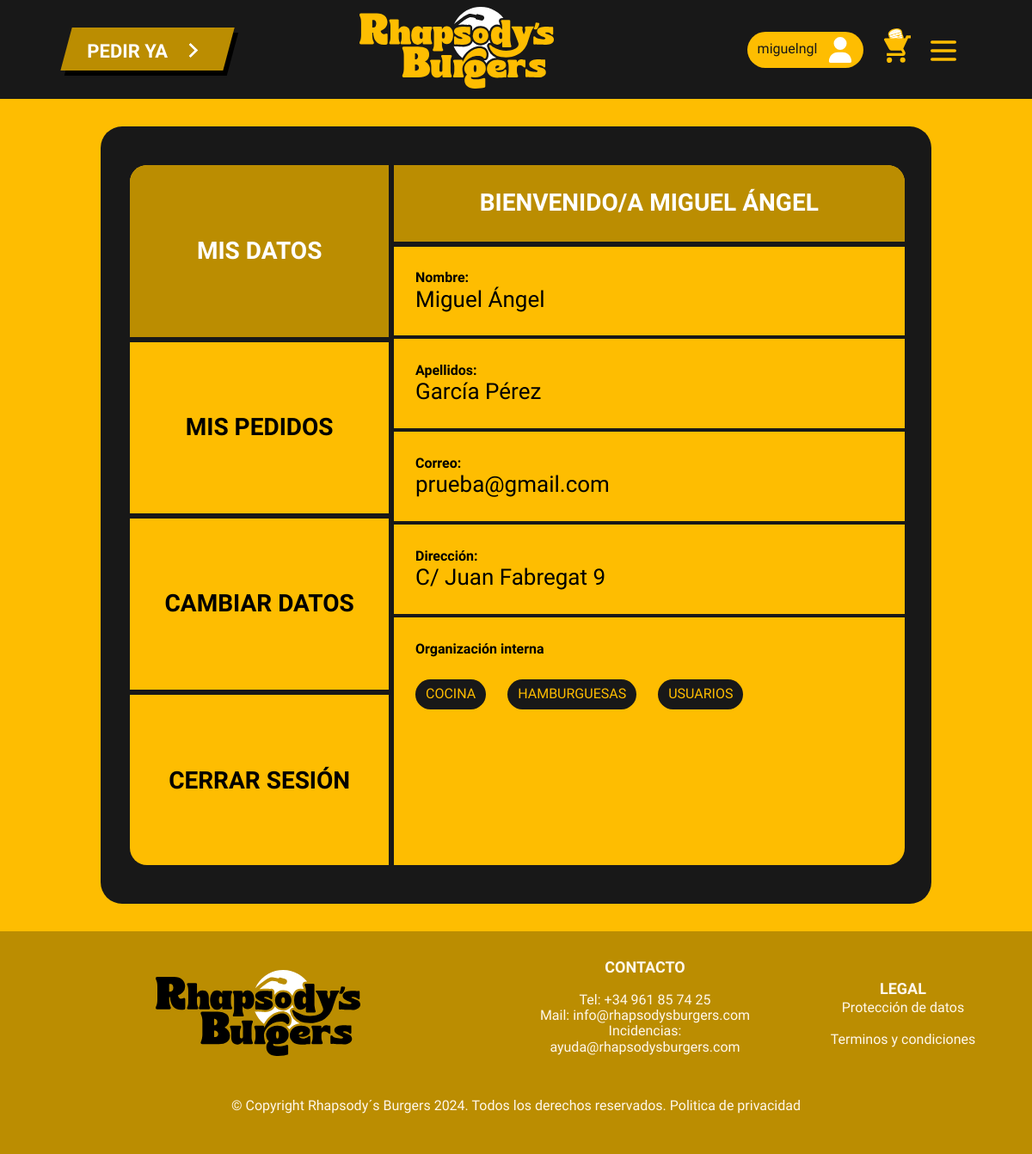
Page /miperfil.php (signed in) on the committed database.
### tables this page shows
CREATE TABLE `usuario` (
  `IdUsuario` int(11) NOT NULL,
  `Apodo` varchar(255) DEFAULT NULL,
  `Nombre` varchar(255) DEFAULT NULL,
  `Apellidos` varchar(255) DEFAULT NULL,
  `Direccion` varchar(255) DEFAULT NULL,
  `Correo` varchar(255) DEFAULT NULL,
  `Contrasena` varchar(255) DEFAULT NULL,
  `Tipo_usuario` tinyint(1) DEFAULT NULL
);

### miperfil.php (the view, shortened to what this page needs)
<!DOCTYPE html>
<html lang="en">
<head>
    <link rel="stylesheet" href="css/normalize.css">
    <link rel="stylesheet" href="css/header.css">
    <link rel="stylesheet" href="css/footer.css">
    <link rel="stylesheet" href="css/perfil.css">
</head>
<body>
    <?php
        include './php/header.php';
    ?>
    <main>
        <div class="case">
            <div class="menu-perfil">
                <div class="lista-menu-perfil">
                    <ul>
                        <li class="active-menu" data-menu="datos">Mis datos</li>
                        <li data-menu="pedidos">Mis pedidos</li>
                        <li data-menu="cambiar">Cambiar datos</li>
                        <li id="cerrar">Cerrar sesión</li>
                    </ul>
                </div>
            </div>
            <div class="datos-perfil">
                <div class="case-datos-perfil active">
                    <?php
                        include 'php/conexion.php';
                        $username = $_SESSION['Usu'];
                        $consulta = "SELECT * FROM `Usuario` WHERE `Apodo` = ?";
                        $stmt = $conexion->prepare($consulta);
                        $stmt->bind_param("s", $username);
                        $stmt->execute();
                        $resultado = $stmt->get_result();
                        $usuario = $resultado->fetch_assoc();
                    ?>
                    <div class="titulo-perfil">
                        <h2>
                            <?php
                                echo 'Bienvenido/a '.$usuario['Nombre'];
                            ?>
                        </h2>
                    </div>
                    <div class="info-perfil">
                        <div class="info-perfil-overflow">
                            <?php
                                echo '<h5>Nombre: <br><span>'.$usuario['Nombre'].'</span></h5><hr>';
                                echo '<h5>Apellidos: <br><span>'.$usuario['Apellidos'].'</span></h5><hr>';
                                echo '<h5>Correo: <br><span>'.$usuario['Correo'].'</span></h5><hr>';
                                echo '<h5>Dirección: <br><span>'.$usuario['Direccion'].'</span></h5>';
                                if ($usuario['Tipo_usuario'] == 2 || $usuario['Tipo_usuario'] == 1) {
                                    echo '<hr><h5>Organización interna</h5>';
                                    echo '<div class="organizacion">';
                                        echo '<a href="cocina.php">Cocina</a>';
                                        echo '<a href="gestionarBurgers.php">Hamburguesas</a>';
                                        if($usuario['Tipo_usuario'] == 1){
                                            echo '<a href="darPermisos.php">Usuarios</a>';
                                        }
                                    echo '</div>';
                                }
                            ?>
                        </div>
                    </div>
                </div>
            </div>
        </div>
    </main>
    <?php
        include './php/footer.php';
    ?>
</body>
</html>

### css/header.css (style rules this page uses)
:root { --principal: #181818; --secundario:#FEBD01; --tercer: #fff8ec; --cuarto:#bb8d01; --quinto: #BF9D73; --letra2: #000000; --letra3: #d8dddb; --kanit: 'Kanit', sans-serif; --karla: 'Karla', sans-serif; --oswald: 'Oswald', sans-serif; }
body { overflow-x: hidden; }

### css/footer.css (style rules this page uses)
:root { --principal: #181818; --secundario:#FEBD01; --tercer: #fff8ec; --cuarto:#bb8d01; --quinto: #BF9D73; --letra2: #000000; --letra3: #d8dddb; --kanit: 'Kanit', sans-serif; --karla: 'Karla', sans-serif; --oswald: 'Oswald', sans-serif; }

### rows in the picture
usuario: Nombre "MIGUEL ÁNGEL", Nombre "Miguel Ángel", Apellidos "García Pérez", Correo "prueba@gmail.com", Direccion "C/ Juan Fabregat 9"

### other values in the picture
$_SESSION['Usu'] "miguelngl"
